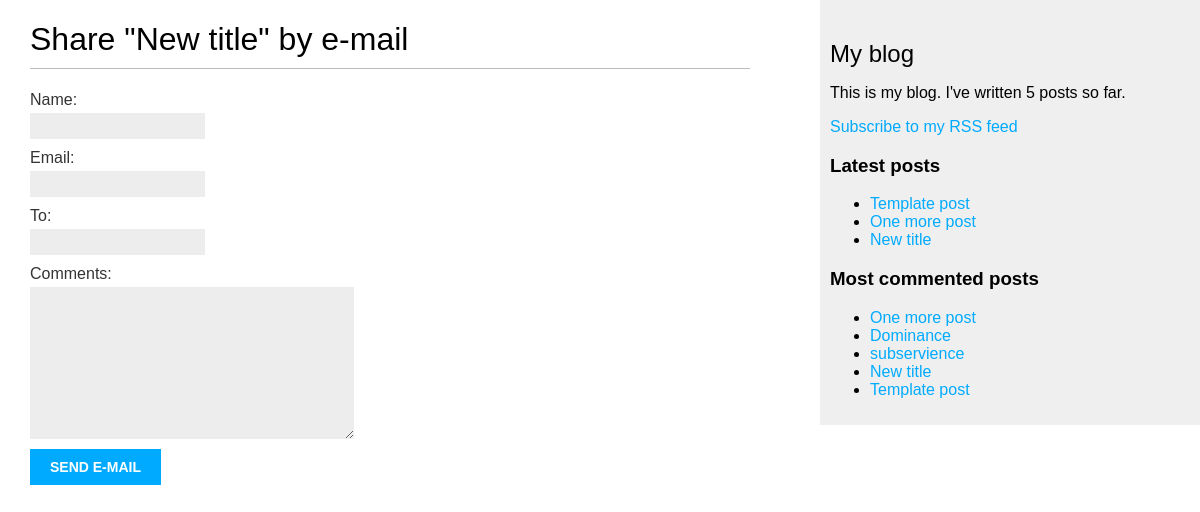
/blog/3/share/, run on the app's committed database.
### blog/models.py (models this page shows, shortened)
class Post(models.Model):
    class Status(models.TextChoices): # this class tells whether the post is published or a draft, this is an enumeration class.
        DRAFT = 'DF', 'Draft' # this follows the format 'choice e.g DF', "human-readable format e.g Draft"
        PUBLISHED = 'PB', 'Published'
    title = models.CharField(max_length=250)
    slug = models.SlugField(max_length=250, unique_for_date='publish') # this ensures that the same slug and publish date are not stored for many posts
    author = models.ForeignKey(     #foreign key is used to relate our post model with the default user model, thus creating a user account
        settings.AUTH_USER_MODEL, # a user can write any number of posts
        on_delete=models.CASCADE, # if a user is deleted, all related posts are also deleted
        related_name='blog_posts' # this is the reverse relationship from user to posts i.e user.blog_posts accesses the user's posts
    )
    body = models.TextField()
    publish = models.DateTimeField(default=timezone.now) # same as: publish = models.DateTimeField(db_default=Now())
    created = models.DateTimeField(auto_now_add=True)
    updated = models.DateTimeField(auto_now=True)
    status = models.CharField(  #an instance of the status class defined above
        max_length=2,
        choices=Status,
        default=Status.DRAFT
    )
    objects = models.Manager() # the default manager
    published = PublishedManager() # Our custom manager
    tags = TaggableManager() # allows us to add,retrieve and remove tags from post objects
    class Meta: # define our own ordering for the posts
        ordering = ['-publish'] # order depends on the publish field and its in reverse chronological order
        indexes = [
            models.Index(fields=['-publish']),
        ] # please take note that this index ordering is not supported for MySQL
    def get_absolute_url(self):
        return reverse(
            'blog:post_detail',
            args=[
                self.publish.year,
                self.publish.month,
                self.publish.day,
                self.slug
        ]
    )

### blog/views.py (the view)
# urls.py: path('<int:post_id>/share/', views.post_share, name='post_share'),
def post_share(request, post_id):
    post = get_object_or_404(
        Post,
        id=post_id,
        status=Post.Status.PUBLISHED
    )
    sent = False
    if request.method == 'POST':
        form = EmailPostForm(request.POST)
        if form.is_valid():
            cd = form.cleaned_data
            post_url = request.build_absolute_uri(
                post.get_absolute_url()
            )
            subject = (
                f"{cd['name']} ({cd['email']}) "
                f"recommends you read {post.title}"
            )
            message = (
                f"Read {post.title} at {post_url}\n\n"
                f"{cd['name']}\'s comments: {cd['comments']}"
            )
            send_mail(
                subject=subject,
                message=message,
                from_email=None,
                recipient_list=[cd['to']]
            )
            sent = True
    else:
        form = EmailPostForm()
    return render(
        request,
        'blog/post/share.html',
        {
            'post': post,
            'form': form,
            'sent': sent
        }
    )

### blog/forms.py
class EmailPostForm(forms.Form):
    name = forms.CharField(max_length=25)
    email = forms.EmailField()
    to = forms.EmailField()
    comments = forms.CharField(
        required=False,
        widget=forms.Textarea
    )

### blog/models.py (called while the page is built)
    def get_queryset(self):
        return (
            super().get_queryset().filter(status=Post.Status.PUBLISHED)
        )

### blog/templatetags/blog_tags.py (called while the page is built)
@register.simple_tag
def total_posts():
    return Post.published.count()

@register.inclusion_tag('blog/post/latest_posts.html')
def show_latest_posts(count=5):
    latest_posts = Post.published.order_by('-publish')[:count]
    return {'latest_posts': latest_posts}

@register.simple_tag
def get_most_commented_posts(count=5):
    return Post.published.annotate(
        total_comments=Count('comments')
    ).order_by('-total_comments')[:count]

### blog/templates/blog/post/share.html (shortened to what this page needs)
{% extends 'blog/base.html' %}
{% block content %}
  {% if sent %}
    <h1>E-mail successfully sent</h1>
    <p>
      "{{ post.title }}" was successfully sent to {{ form.cleaned_data.to }}.
    </p>
  {% else %}
    <h1>Share "{{ post.title }}" by e-mail</h1>
    <form method="post">
      {{ form.as_p }}
      <input type="submit" value="Send e-mail">
    </form>
  {% endif %}
{% endblock %}

### blog/templates/blog/base.html (shortened to what this page needs)
{% load blog_tags %}
{% load static %}
<!DOCTYPE html>
<html>
<head>
  <link href="{% static "css/blog.css" %}" rel="stylesheet">
</head>
<body>
  <div id="content">
    {% block content %}
    {% endblock %}
  </div>
  <div id="sidebar">
    <h2>My blog</h2>
    <p>This is my blog.
       I've written {% total_posts %} posts so far.
    </p>
    <p>
      <a href="{% url "blog:post_feed" %}">
        Subscribe to my RSS feed
      </a>
    </p>
    <h3>Latest posts</h3>
    {% show_latest_posts 3 %}
    <h3>Most commented posts</h3>
    {% get_most_commented_posts as most_commented_posts %}
    <ul>
      {% for post in most_commented_posts %}
        <li>
          <a href="{{ post.get_absolute_url }}">{{ post.title }}</a>
        </li>
      {% endfor %}
    </ul>
  </div>
</body>
</html>

### blog/templates/blog/post/latest_posts.html
<ul>
  {% for post in latest_posts %}
    <li>
      <a href="{{ post.get_absolute_url }}">{{ post.title }}</a>
    </li>
  {% endfor %}
</ul>

### blog/static/css/blog.css (style rules this page uses)
body { margin:0; padding:0; font-family:helvetica, sans-serif; }
a { color:#00abff; text-decoration:none; }
h1 { font-weight:normal; border-bottom:1px solid #bbb; padding:0 0 10px 0; }
h2 { font-weight:normal; margin:30px 0 0; }
#content { float:left; width:60%; padding:0 0 0 30px; }
#sidebar { float:right; width:30%; padding:10px; background:#efefef; height:100%; }
label { float:left; clear:both; color:#333; margin-bottom:4px; }
input, textarea { clear:both; float:left; margin:0 0 10px; background:#ededed; border:0; padding:6px 10px; font-size:12px; }
input[type=submit] { font-weight:bold; background:#00abff; color:#fff; padding:10px 20px; font-size:14px; text-transform:uppercase; }

### data on the page
Post: title "New title"
Post: title "Template post"
Post: title "One more post"
Post: title "Dominance"
Post: title "subservience"
